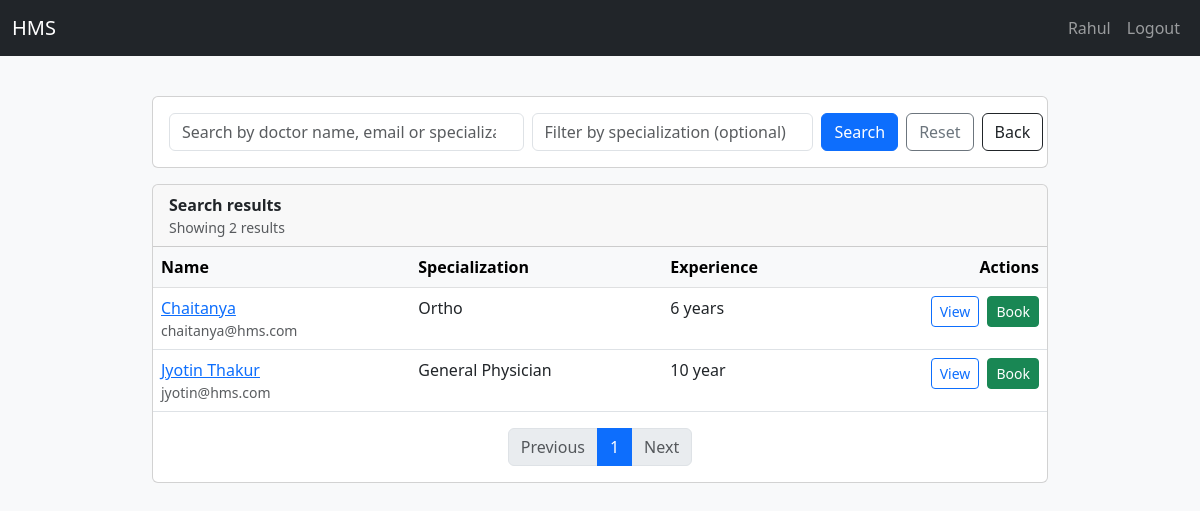
The app's page /doctors/search (signed in) with its own data.
### app/models.py (models this page shows, shortened)
class User(UserMixin, db.Model):
    id = db.Column(db.Integer, primary_key=True)
    email = db.Column(db.String(120), unique=True, nullable=False)
    name = db.Column(db.String(120), nullable=False)
    password_hash = db.Column(db.String(128), nullable=False)
    role = db.Column(db.String(20), nullable=False)
    active = db.Column(db.Boolean, default=True)
    reason= db.Column(db.String(255))
    created_at = db.Column(db.DateTime, default=func.now())
    doctor = db.relationship('DoctorProfile', backref='user', uselist=False)
    patient = db.relationship('PatientProfile', backref='user', uselist=False)

class DoctorProfile(db.Model):
    id = db.Column(db.Integer, primary_key=True)
    user_id = db.Column(db.Integer, db.ForeignKey('user.id'))
    specialization = db.Column(db.String(120))
    experience = db.Column(db.String(120))
    qualification = db.Column(db.String(120))
    department_id = db.Column(db.Integer, db.ForeignKey('department.id'))
    contact = db.Column(db.String(40))
    is_blacklisted = db.Column(db.Boolean, default=False, nullable=False)
    blacklist_reason = db.Column(db.Text, nullable=True)
    blacklisted_at = db.Column(db.DateTime, nullable=True)
    blacklisted_by = db.Column(db.Integer, nullable=True)  # Admin who blacklisted
    availability_json = db.Column(db.Text)
    bio = db.Column(db.Text)
    appointments = db.relationship('Appointment', backref='doctor', lazy='dynamic')

### app/routes.py (the view, shortened to what this page needs)
@main.route('/doctors/search')
@login_required
def doctor_search():
    q = (request.args.get('q') or '').strip()
    specialty = (request.args.get('specialty') or '').strip()
    try:
        page = max(1, int(request.args.get('page', 1)))
    except ValueError:
        page = 1
    try:
        per_page = max(5, min(50, int(request.args.get('per_page', RESULTS_PER_PAGE))))
    except ValueError:
        per_page = RESULTS_PER_PAGE
    query = DoctorProfile.query.options(joinedload(DoctorProfile.user))
    query = query.filter(DoctorProfile.is_blacklisted == False)
    try:
        total = query.order_by(None).count()
    except Exception:
        current_app.logger.exception("Count failed for doctor search")
        total = 0
    query = query.join(DoctorProfile.user).order_by(User.name.asc())
    offset = (page - 1) * per_page
    results = query.offset(offset).limit(per_page).all()
    pages = (total + per_page - 1) // per_page if total else 1
    pagination = {
        'page': page,
        'per_page': per_page,
        'total': total,
        'pages': pages,
        'has_prev': page > 1,
        'has_next': page < pages,
        'prev_page': page - 1 if page > 1 else None,
        'next_page': page + 1 if page < pages else None,
    }
    return render_template(
        'doctor_search.html',
        results=results,
        q=q,
        specialty=specialty,
        pagination=pagination
    )

### app/templates/doctor_search.html (shortened to what this page needs)
{% extends "base.html" %}
{% block content %}
<div class="container py-4">
  <div class="row justify-content-center">
    <div class="col-lg-10">
      <div class="card mb-3">
        <div class="card-body">
          <form class="row g-2" method="get" action="{{ url_for('main.doctor_search') }}">
            <div class="col-md-5">
              <input type="search" name="q" class="form-control" placeholder="Search by doctor name, email or specialization" value="{{ q }}">
            </div>
            <div class="col-md-4">
              <input type="text" name="specialty" class="form-control" placeholder="Filter by specialization (optional)" value="{{ specialty }}">
            </div>
            <div class="col-md-3 d-flex gap-2">
              <button class="btn btn-primary" type="submit">Search</button>
              <a href="{{ url_for('main.doctor_search') }}" class="btn btn-outline-secondary">Reset</a>
              <a href="javascript:history.back()" class="btn btn-outline-dark">Back</a>
            </div>
          </form>
        </div>
      </div>
      <div class="card">
        <div class="card-header d-flex justify-content-between align-items-center">
          <div>
            <strong>Search results</strong>
            <div class="small text-muted">Showing {{ pagination.total }} result{{ 's' if pagination.total != 1 else '' }}</div>
          </div>
        </div>
        <div class="card-body p-0">
          {% if results %}
            <table class="table mb-0">
              <thead class="table-light">
                <tr>
                  <th>Name</th>
                  <th>Specialization</th>
                  <th>Experience</th>
                  <th class="text-end">Actions</th>
                </tr>
              </thead>
              <tbody>
                {% for d in results %}
                <tr>
                  <td>
                    <a href="{{ url_for('main.view_doctor', doctor_id=d.id) }}">{{ d.user.name }}</a>
                    <div class="small text-muted">{{ d.user.email }}</div>
                  </td>
                  <td>{{ d.specialization or '—' }}</td>
                  <td>{{ d.experience or '—' }}</td>
                  <td class="text-end">
                    <a class="btn btn-sm btn-outline-primary" href="{{ url_for('main.view_doctor', doctor_id=d.id) }}">View</a>
                    <a class="btn btn-sm btn-success ms-1" href="{{ url_for('main.book_appointment', doctor_id=d.id) }}">Book</a>
                  </td>
                </tr>
                {% endfor %}
              </tbody>
            </table>
            <nav aria-label="Doctor search pages" class="p-3">
              <ul class="pagination justify-content-center mb-0">
                <li class="page-item {% if not pagination.has_prev %}disabled{% endif %}">
                  <a class="page-link" href="{{ url_for('main.doctor_search', q=q, specialty=specialty, page=pagination.prev_page) }}">Previous</a>
                </li>
                {% for p in range(1, pagination.pages + 1) %}
                  {% if pagination.pages <= 12 or (p <= 3 or p > pagination.pages - 3 or (p >= pagination.page - 2 and p <= pagination.page + 2)) %}
                  <li class="page-item {% if p == pagination.page %}active{% endif %}">
                    <a class="page-link" href="{{ url_for('main.doctor_search', q=q, specialty=specialty, page=p) }}">{{ p }}</a>
                  </li>
                  {% elif p == 4 and pagination.page > 6 %}
                    <li class="page-item disabled"><span class="page-link">…</span></li>
                  {% elif p == pagination.pages - 3 and pagination.page < pagination.pages - 5 %}
                    <li class="page-item disabled"><span class="page-link">…</span></li>
                  {% endif %}
                {% endfor %}
                <li class="page-item {% if not pagination.has_next %}disabled{% endif %}">
                  <a class="page-link" href="{{ url_for('main.doctor_search', q=q, specialty=specialty, page=pagination.next_page) }}">Next</a>
                </li>
              </ul>
            </nav>
          {% else %}
            <div class="p-4 text-center text-muted">No doctors found. Try a different name or specialization.</div>
          {% endif %}
        </div>
      </div>
    </div>
  </div>
</div>
{% endblock %}

### app/templates/base.html (shortened to what this page needs)
<!doctype html>
<html lang="en">
<head>
  <link href="https://cdn.jsdelivr.net/npm/bootstrap@5.3.0/dist/css/bootstrap.min.css" rel="stylesheet">
  <link rel="stylesheet" href="{{ url_for('static', filename='css/style.css') }}">
</head>
<body>
<nav class="navbar navbar-expand-lg navbar-dark bg-dark">
  <div class="container-fluid">
    <a class="navbar-brand text-white" id="home" href="/">HMS</a>
    <div class="collapse navbar-collapse">
      <ul class="navbar-nav ms-auto mb-2 mb-lg-0 ">
        {% if current_user.is_authenticated %}
          <li class="nav-item text-white"><a class="nav-link" href="#">{{ current_user.name }}</a></li>
          <li class="nav-item text-white"><a class="nav-link" href="{{ url_for('main.logout') }}">Logout</a></li>
        {% endif %}
      </ul>
    </div>
  </div>
</nav>
<div class="toast-container position-fixed top-0 end-0 p-3" style="z-index: 2000;">
</div>
<div class="container-fluid mt-3 px-5">
  {% block content %}
  {% endblock %}
</div>
</body>
</html>

### app/static/css/style.css (style rules this page uses)
body { background-color: #f8f9fa; font-family: "Segoe UI", Roboto, Arial, sans-serif; }

### records on screen
User: name "Rahul"
DoctorProfile: user.name "Chaitanya", user.email "chaitanya@hms.com", specialization "Ortho", experience "6 years"
DoctorProfile: user.name "Jyotin Thakur", user.email "jyotin@hms.com", specialization "General Physician", experience "10 year"

### other values on screen
{{ pagination.total }} "2"
{{ 's' if pagination.total != 1 else '' }} "s"
{{ p }} "1"
